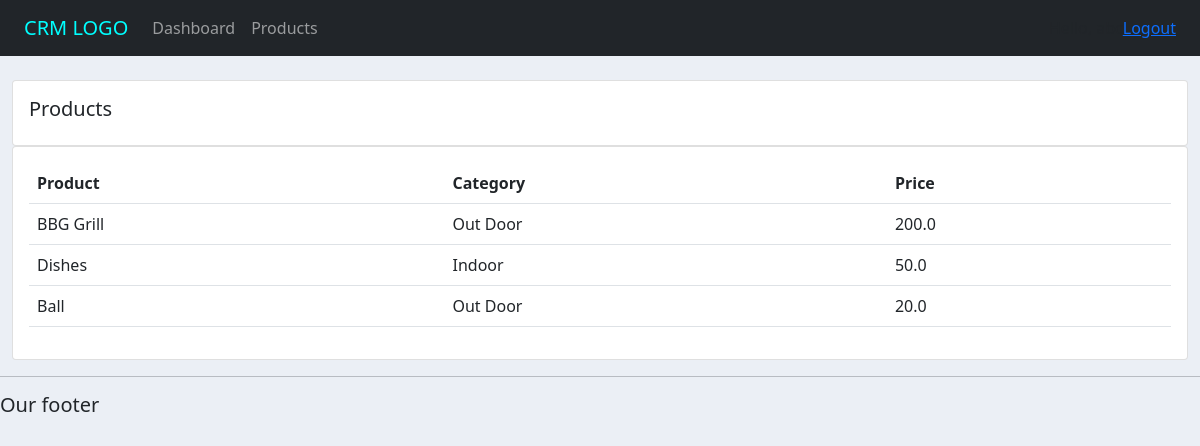
Screenshot of /products/ (signed in) with the database file from the repository.
### accounts/models.py (models this page shows, shortened)
class Product(models.Model):
    CATEGORY = (
        ('Indoor', 'Indoor'),
        ('Out Door', 'Out Door'),
    )
    name = models.CharField(max_length=200,null=True)
    price = models.FloatField(null=True)
    category = models.CharField(max_length=200,null=True,choices=CATEGORY)
    description = models.CharField(max_length=200,null=True,blank=True)
    date_created = models.DateTimeField(auto_now_add=True,null=True)
    tag = models.ManyToManyField(Tag)

### accounts/views.py (the view)
# urls.py: path('products/',views.products,name='product'),
def products(request):
    products = Product.objects.all()
    context = {
        'products': products,
    }
    return render(request,'accounts/products.html',context)

### accounts/templates/accounts/products.html
{%  extends 'accounts/main.html' %}
{% block content %}
		<br>
		<div class="row">
			<div class="col-md">
				<div class="card card-body">
					<h5>Products</h5>
				</div>
				<div class="card card-body">
					<table class="table">
						<tr>
							<th>Product</th>
							<th>Category</th>
							<th>Price</th>
						</tr>
						{% for product in products %}
							<tr>
								<td>{{ product.name }}</td>
								<td>{{ product.category }}</td>
								<td>{{ product.price }}</td>
							</tr>
						{% endfor %}
					</table>
				</div>
			</div>
		</div>
{% endblock content %}

### static/css/style.css (style rules this page uses)
body { background-color: #ebeff5; }

### static/css/varriable.css (style rules this page uses)
* { margin:0; padding:0; box-sizing: border-box; }
:root { --roboto:"Roboto",cursive; --lato:"Lato",cursive; --princess-sofia:"Princess_Sofia",cursive; --sofia:"Sofia",cursive; --gugi:"Gugi",cursive; --primary-color:#ec5b53; --secondary-color:#2BBBAD; --text-color:#000A2D; --high-color:#FEF8F8; --gradient-color:linear-gradient(90deg,#4458dc 0%,#854fee 100%); }

### rows the page displays
Product: name "BBG Grill", category "Out Door", price "200.0"
Product: name "Dishes", category "Indoor", price "50.0"
Product: name "Ball", category "Out Door", price "20.0"
